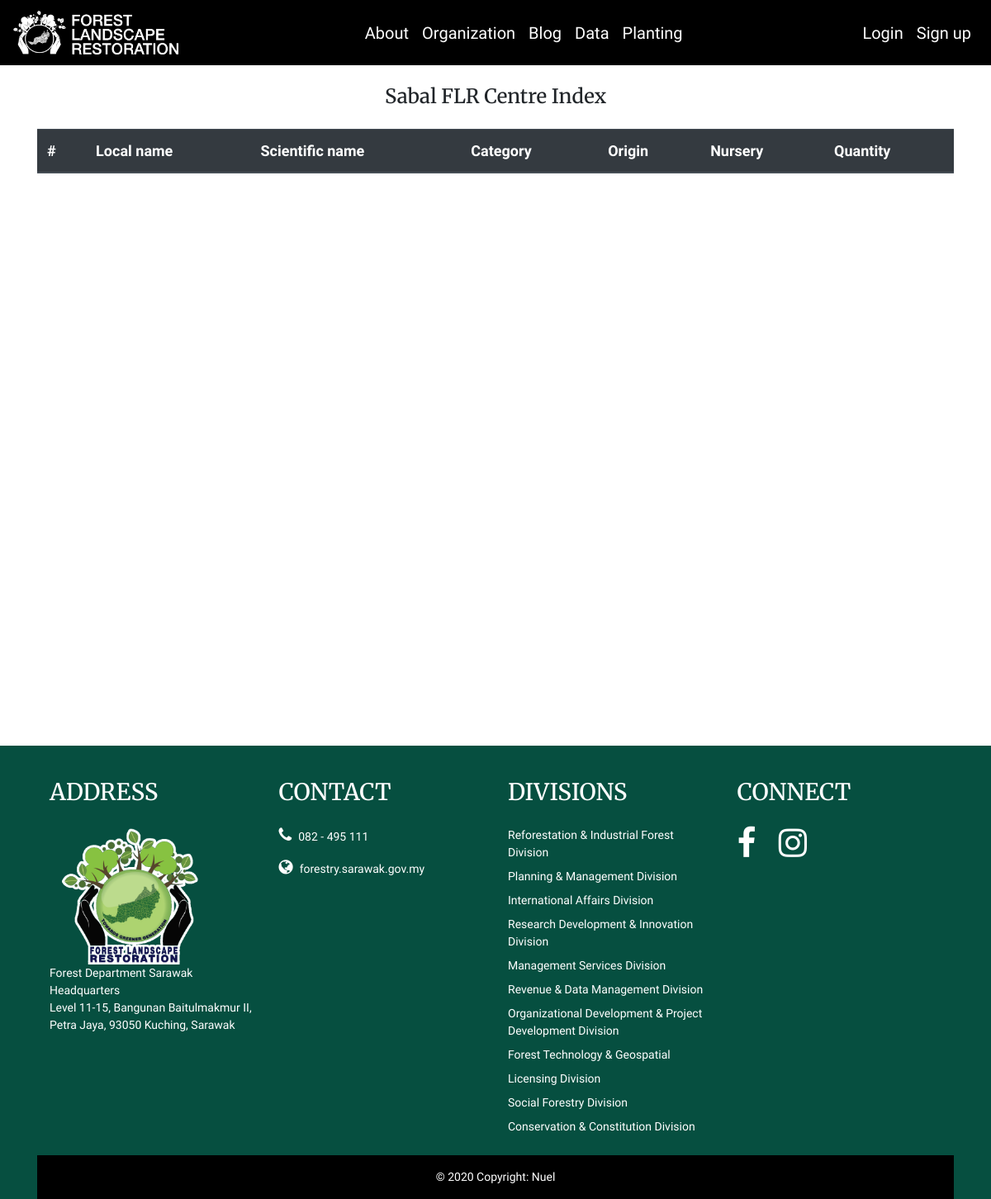
Page /data/sabal_index/ on the earlier database version.
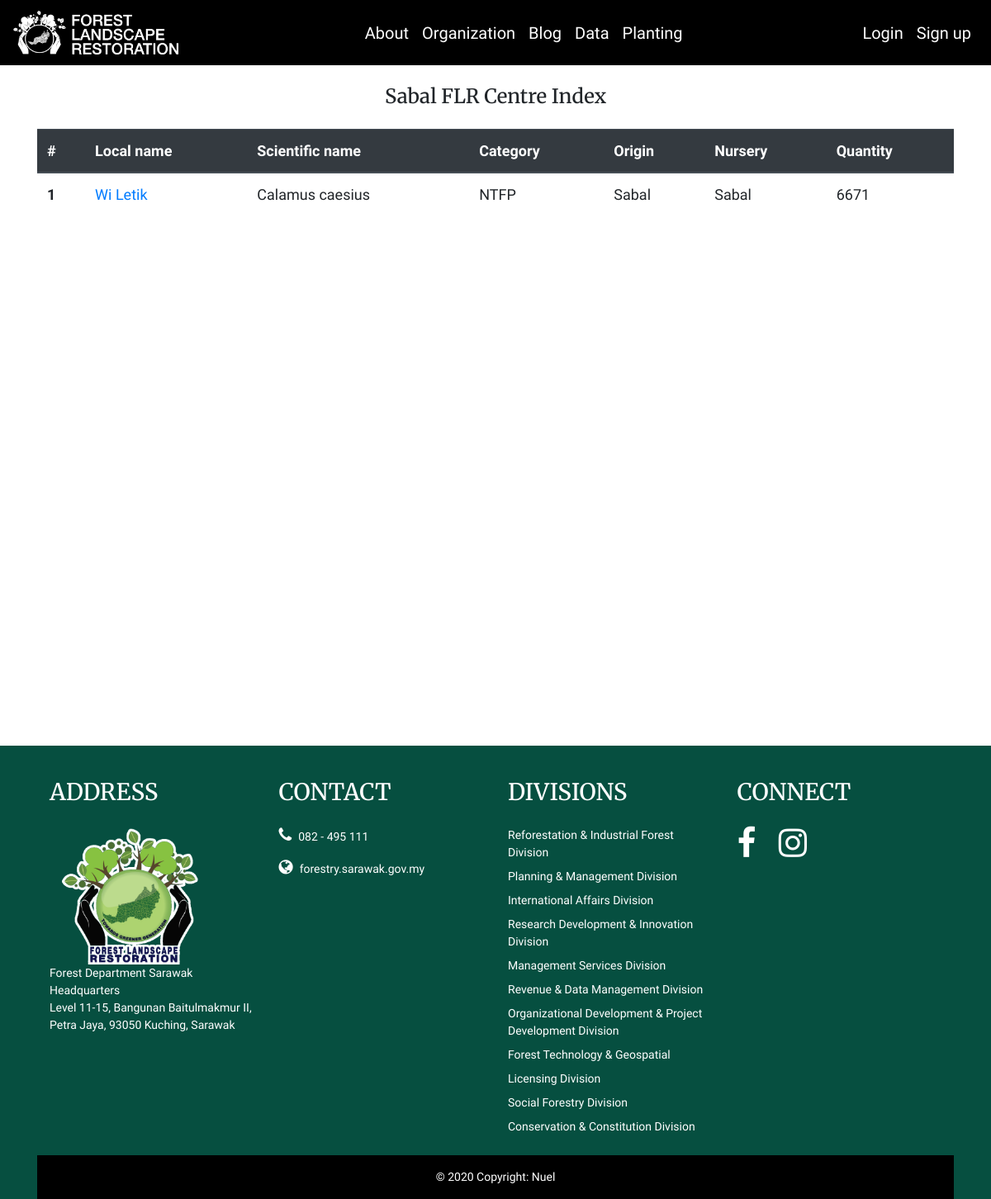
Same page on the later database version.
### dms/models.py (models this page shows, shortened)
class Seedling(models.Model):
	date_input = models.DateTimeField(auto_now_add=True)
	local_name = models.CharField(max_length=100)
	scientific_name = models.CharField(max_length=100)
	category = models.CharField(max_length=100)
	origin = models.CharField(max_length=100)
	nursery = models.CharField(max_length=100)
	remarks = models.CharField(max_length=200)
	description = models.TextField()
	quantity = models.IntegerField()
	seedling_img = models.ImageField('Seedling Image', null=True, blank=True, upload_to='seedling_img/')
	class Meta:
		ordering = ['-date_input']

### dms/views.py (the view)
# urls.py: path('sabal_index/', sabal_index, name='sabal_index'),
def sabal_index(request):
	sabal_nursery_index = data_object.filter(nursery__icontains='Sabal')
	return render(request, 'dms/sabal_index.html', {'sabal_nursery_index':sabal_nursery_index})

### dms/templates/dms/sabal_index.html
{% extends 'base.html' %}
{% block content %}
<div class="container mt-4">
	<h4 class="text-center">Sabal FLR Centre Index</h4>
	<table class="table mt-4">
		<thead class="thead-dark">
			<tr>
				<th scope="col">#</th>
				<th scope="col">Local name</th>
				<th scope="col">Scientific name</th>
				<th scope="col">Category</th>
				<th scope="col">Origin</th>
				<th scope="col">Nursery</th>
				<th scope="col">Quantity</th>
			</tr>
		</thead>
		<tbody>
			{% for data in sabal_nursery_index %}
			<tr>
				<th>{{ forloop.counter }}</th>
				<td>
					<a href="{% url 'seedling_detail' data.pk %}">
						{{ data.local_name }}
					</a>
				</td>
				<td>{{ data.scientific_name }}</td>
				<td>{{ data.category }}</td>
				<td>{{ data.origin }}</td>
				<td>{{ data.nursery }}</td>
				<td>{{ data.quantity }}</td>
			</tr>
			{% endfor %}
		</tbody>
	</table>
</div>
{% endblock %}

Differences in the rows shown:
added Seedling: local_name "Wi Letik", scientific_name "Calamus caesius", category "NTFP", origin "Sabal", nursery "Sabal", quantity "6671"
